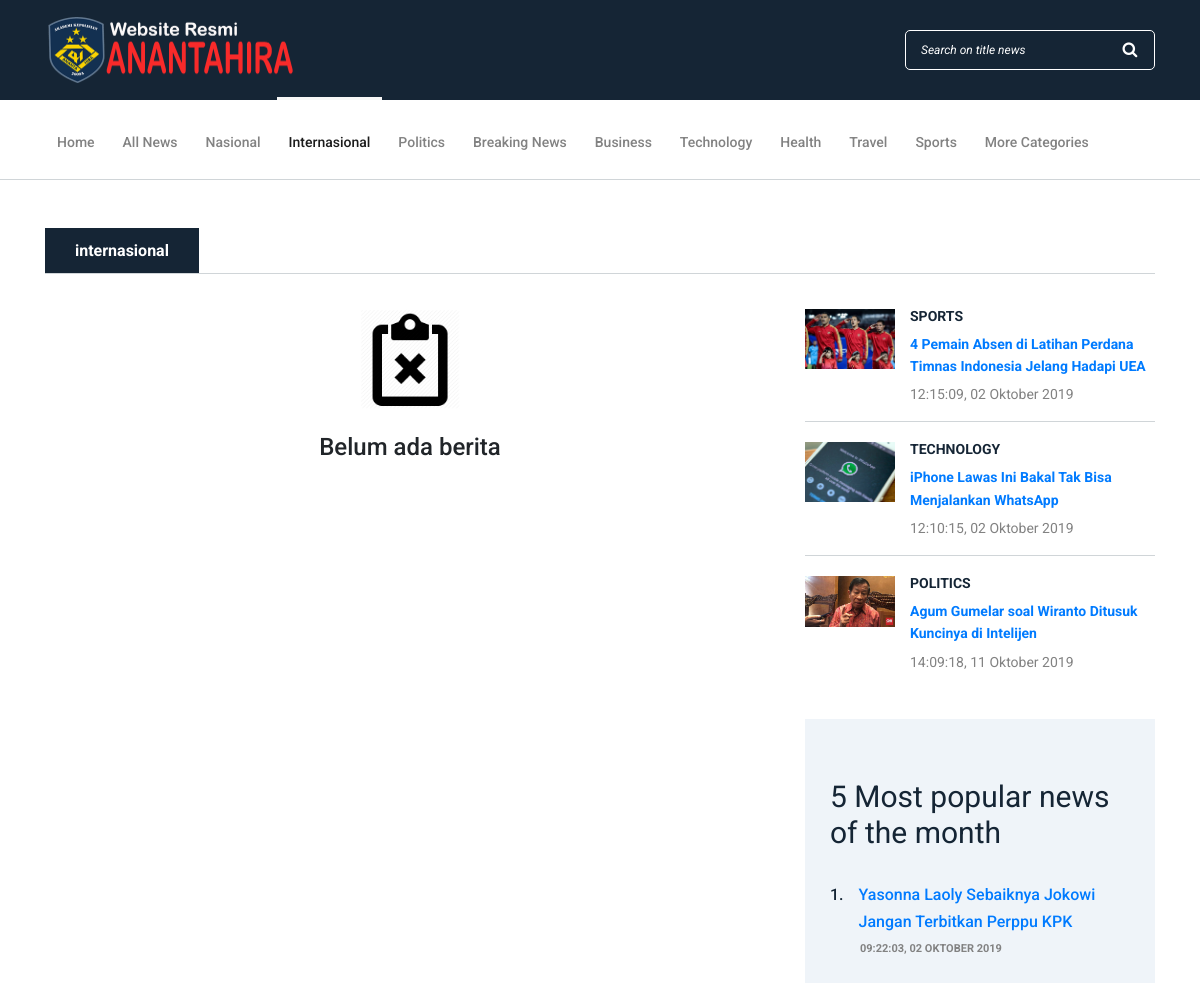
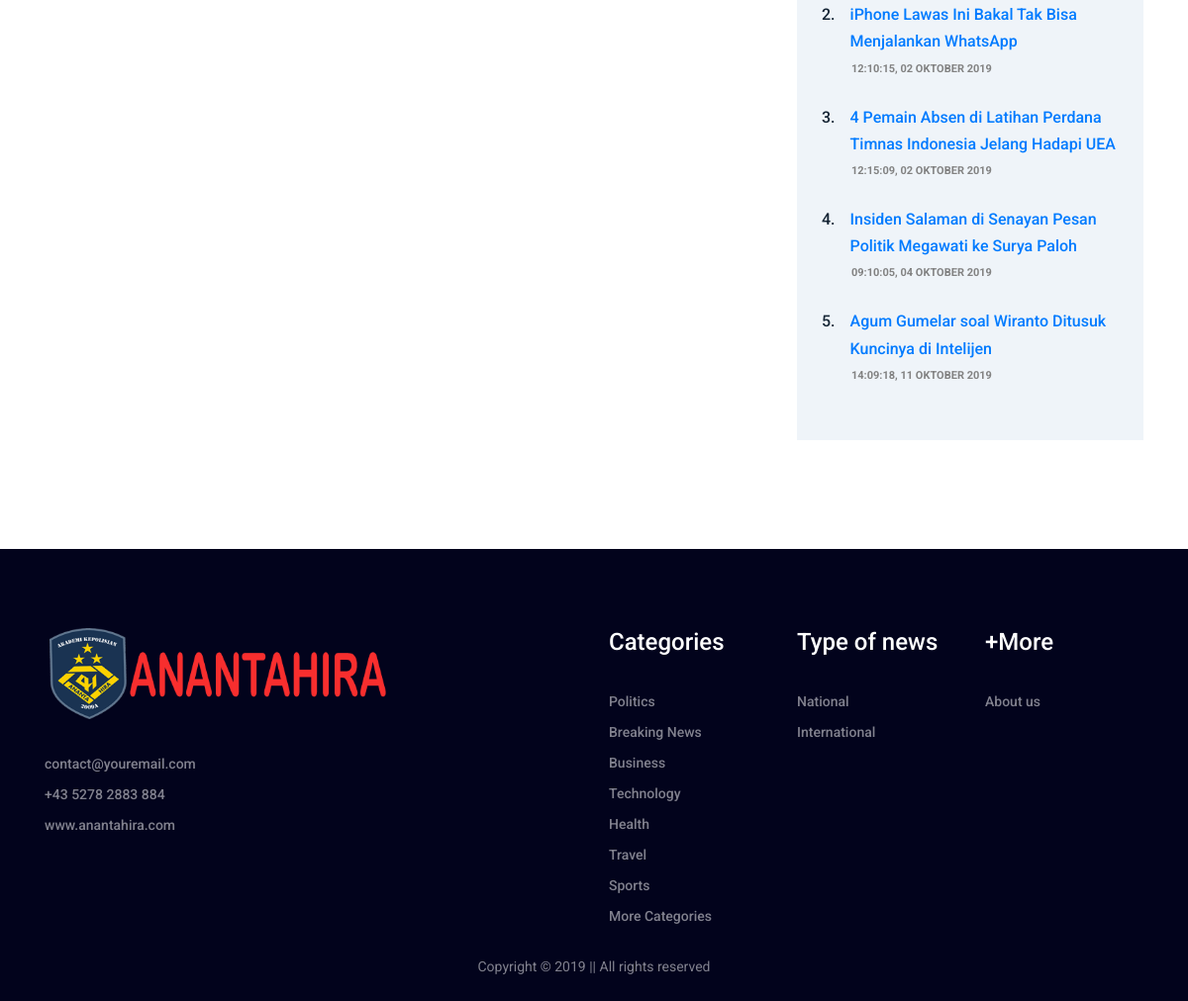
The app's page /index.php/news/internasional with its own data (2 pictures, top to bottom).
### tables this page shows
CREATE TABLE `kategori_berita` (
  `id_kategori` int(10) NOT NULL,
  `nama_kategori` varchar(50) NOT NULL,
  `urikategori` varchar(50) NOT NULL
);

CREATE TABLE `berita` (
  `id_berita` int(10) NOT NULL,
  `id_kategori` int(10) NOT NULL,
  `id_admin` int(10) NOT NULL,
  `headnews` varchar(100) NOT NULL,
  `caption_singkat` text NOT NULL,
  `gambar_berita` text NOT NULL,
  `isi_berita` text NOT NULL,
  `create_date` datetime NOT NULL,
  `modified_date` datetime NOT NULL,
  `view` int(10) NOT NULL,
  `sumber` text NOT NULL,
  `jenis_berita` enum('nasional','internasional') NOT NULL,
  `uriberita` text NOT NULL
);

### application/controllers/News.php (called while the page is built, shortened)
<?php
class News extends CI_Controller {
  public function internasional()
  {
		$jenis = 'internasional';
    $this->jenisberita($jenis);
  }
  public function jenisberita($jenis)
  {
    $data['data_cat'] = $this->Model_anantahira->getDataCat(0,7)->result();
		$data['more_cat'] = $this->Model_anantahira->getDataCat(0,null)->result();
		$data['jum_data_cat'] = $this->Model_anantahira->getDataCat(0,null)->num_rows();
		$data['nasional'] = $this->Model_anantahira->getWhere('berita',array('jenis_berita' => 'nasional'))->result();
		$data['breaking_news'] = $this->db->limit(5,0)->order_by('id_berita','DESC')->get('berita')->result();
		$data['categories'] = $this->Model_anantahira->getData('kategori_berita','id_kategori')->result();
		$data['monthpopulars'] = $this->Model_anantahira->monthPopulars()->result();
		$perpage = 4;
		$page = ($this->uri->segment(4)) ? $this->uri->segment(4) : 0;
		$data['jum_data'] = $this->Model_anantahira->getJenisNews($jenis, 0,null)->num_rows();
		$data['data_news'] = $this->Model_anantahira->getJenisNews($jenis, $page, $perpage)->result();
		$data['pagination'] = $this->pagination->create_links();
		$data['cat'] = $this->Model_anantahira->getDataCat(0,null)->result();
		$this->load->view('frontend/news-page',$data);
  }
}

### index.php (called while the page is built, shortened)
<?php
require_once BASEPATH.'core/CodeIgniter.php';

### application/models/Model_anantahira.php (called while the page is built, shortened)
<?php
Class Model_anantahira extends CI_model{
  public function getData($table, $id)
  {
    $this->db->order_by($id,'DESC');
    return $this->db->get($table);
  }
  public function getDataCat($mulai, $berenti)
  {
    $this->db->limit($berenti,$mulai);
    $this->db->order_by('id_kategori','ASC');
    return $this->db->get('kategori_berita');
  }
  public function monthPopulars()
  {
    return $this->db->select('berita.*,kategori_berita.*,admin.nama_lengkap')
                    ->from('berita')
                    ->join('kategori_berita','berita.id_kategori = kategori_berita.id_kategori')
                    ->join('admin','berita.id_admin = admin.id_admin')
                    ->like('berita.create_date',date('Y-m'))
                    ->limit(5,0)
                    ->order_by('view','DESC')
                    ->get();
  }
}

### application/helpers/changedate_helper.php (called while the page is built, shortened)
<?php
if (!function_exists('bulan')) {
    function bulan($bulan){
        switch ($bulan) {
            case 10:
                $bulan = "Oktober";
                break;
        }
        return $bulan;
    }
}
if (!function_exists('changeDate')) {
    function changeDate($date) {
        $datetime = explode(' ',$date);
        $tanggal = $datetime[0];
        $waktu = $datetime[1];
        $tag = explode('-',$tanggal);
        $tanggal = $tag[2];
        $bulan = $tag[1];
        $tahun = $tag[0];
        $date = $waktu.", ".$tanggal. " " .bulan($bulan). " ".$tahun;
        return $date;
    }
}
?>

### application/views/frontend/categories.php (the view)
<?php foreach ($categories as $res) {
    $id_kategori = $res->id_kategori;
     $berita = $this->db->select('berita.*,kategori_berita.nama_kategori,admin.nama_lengkap')
                    ->from('berita')
                    ->join('kategori_berita','berita.id_kategori = kategori_berita.id_kategori')
                    ->join('admin','berita.id_admin = admin.id_admin')
                    ->where(array('berita.id_kategori' => $id_kategori))
                    ->order_by('view','DESCS')
                    ->get();
    $jum_berita = $berita->num_rows();
    $berita = $berita->row();
  ?>
<?php if ($jum_berita != 0) { ?>
<div class="single-blog-post small-featured-post d-flex">
  <div class="post-thumb">
    <a href="<?php echo base_url('news/detail/'.$berita->id_berita.'/'.$berita->uriberita) ?>"><img
        src="<?php echo base_url('assets/img/berita/'.$berita->gambar_berita) ?>" alt=""></a>
  </div>
  <div class="post-data">
    <a href="<?php echo base_url('news/categories/'.$res->urikategori) ?>"
      class="post-catagory"><?php echo $res->nama_kategori; ?></a>
    <div class="post-meta">
      <a href="<?php echo base_url('news/detail/'.$berita->id_berita.'/'.$berita->uriberita) ?>" class="post-title">
        <h6><?php echo $berita->headnews; ?></h6>
      </a>
      <p class="post-date"><span><span><?php echo changeDate($berita->create_date) ?></span></p>
    </div>
  </div>
</div>
<?php } ?>
<?php } ?>
</div>

### application/views/include/frontend/frontend_header_news.php (shortened to what this page needs)
<header class="header-area">
  <div class="top-header-area" style="background-color: ">
    <div class="container">
      <div class="row">
        <div class="col-12">
          <div class="top-header-content d-flex align-items-center justify-content-between">
            <div class="logo">
              <a href="<?php echo base_url(); ?>"><img
                  src="<?php echo base_url('assets/img/websiteresmianantahira.png'); ?>" style="width:50%"></a>
            </div>
            <div class="login-search-area d-flex align-items-center">
              <div class="search-form">
                <form action="<?php echo base_url('news/onsearch') ?>" method="GET">
                  <?php
                    $value = ($this->uri->segment(2) == 'search') ? urldecode($this->uri->segment(3)) : '';
                  ?>
                  <input type="text" name="keyword" class="form-control" id="search" placeholder="Search on title news"
                    value="<?php echo $value; ?>" pattern="[a-zA-Z0-9\s]+" required>
                  <button type="submit"><i class="fa fa-search" aria-hidden="true"></i></button>
                </form>
              </div>
            </div>
          </div>
        </div>
      </div>
    </div>
  </div>
  <div class="newspaper-main-menu" id="stickyMenu">
    <div class="classy-nav-container breakpoint-off">
      <div class="container">
        <nav class="classy-navbar justify-content-between" id="newspaperNav">
          <div class="classy-menu">
            <div class="classynav">
              <ul>
                <li><a href="<?php echo base_url('home') ?>">Home</a></li>
                <?php
                  $activedhome = ($this->uri->segment(2) == '' || $this->uri->segment(2) == 'index') ? 'class="active"' : null ;
                ?>
                <li <?php echo $activedhome ?>><a href="<?php echo base_url('news') ?>">All News</a></li>
                <?php
                  $activednasional = ($this->uri->segment(2) == 'nasional') ? 'class="active"' : null ;
                ?>
                <li <?php echo $activednasional ?>><a href="<?php echo base_url('news/nasional') ?>">Nasional</a></li>
                <?php
                  $activedinternasi = ($this->uri->segment(2) == 'internasional') ? 'class="active"' : null ;
                ?>
                <li <?php echo $activedinternasi ?>><a
                    href="<?php echo base_url('news/internasional') ?>">Internasional</a></li>
                <?php
                  foreach ($data_cat as $res ) {
                  $uricat = $this->uri->segment(3);
                  $nama_kategori = str_replace(' ', '-', strtolower($res->nama_kategori));
                  $activedcat = ($uricat == $nama_kategori) ? 'class="active"' : null ;
                ?>
                <li <?php echo $activedcat ?>><a
                    href="<?php echo base_url('news/categories/'.str_replace(' ', '-', strtolower($res->nama_kategori))) ?>"><?php echo $res->nama_kategori; ?></a>
                </li>
                <?php } ?>
                <?php if ($jum_data_cat > 7) { ?>
                <?php
                  $activedmore = ($this->uri->segment(2) == 'morecategories') ? 'class="active"' : null ;
                ?>
                <li <?php echo $activedmore ?>><a href="<?php echo base_url('news/morecategories') ?>">More
                    Categories</a>
                </li>
                <?php } ?>
              </ul>
            </div>
          </div>
        </nav>
      </div>
    </div>
  </div>
</header>

### application/views/frontend/monthpopulars.php
<div class="popular-news-widget mb-30">
  <h3>5 Most popular news of the month</h3>
  <?php $no=1; foreach ($monthpopulars as $res) { ?>
  <div class="single-popular-post">
    <a href="<?php echo base_url('news/detail/'.$res->id_berita.'/'.$res->uriberita) ?>">
      <h6><span><?php echo $no; ?>.</span> <?php echo $res->headnews; ?></h6>
    </a>
    <p><?php echo changeDate($res->create_date); ?></p>
  </div>
  <?php $no++;} ?>
</div>

### application/views/include/frontend/frontend_footer.php (shortened to what this page needs)
<footer class="footer-area">
  <div class="main-footer-area">
    <div class="container">
      <div class="row">
        <div class="col-12 col-sm-6 col-lg-4">
          <div class="footer-widget-area mt-80">
            <div class="footer-logo">
              <a href="index.html"><img src="<?php echo base_url('assets/img/logo.png'); ?>" alt=""></a>
            </div>
            <ul class="list">
              <li><a href="mailto:contact@youremail.com">contact@youremail.com</a></li>
              <li><a href="tel:+4352782883884">+43 5278 2883 884</a></li>
              <li><a href="http://yoursitename.com">www.anantahira.com</a></li>
            </ul>
          </div>
        </div>
        <div class="col-12 col-sm-6 col-lg-2">
        </div>
        <div class="col-12 col-sm-6 col-lg-2">
          <div class="footer-widget-area mt-80">
            <h4 class="widget-title">Categories</h4>
            <ul class="list">
            <?php foreach ($data_cat as $res) { ?>
              <li><a href="<?php echo base_url('news/categories/'.str_replace(' ', '-', strtolower($res->nama_kategori))) ?>" target="_blank"><?php echo $res->nama_kategori; ?></a></li>
            <?php } ?>
            <?php if ($jum_data_cat > 7) { ?>
            <li><a href="<?php echo base_url('news/morecategories') ?>" target="_blank">More
                Categories</a>
            </li>
            <?php } ?>
            </ul>
          </div>
        </div>
        <div class="col-12 col-sm-4 col-lg-2">
          <div class="footer-widget-area mt-80">
            <h4 class="widget-title">Type of news</h4>
            <ul class="list">
              <li><a href="<?php echo base_url('news/nasional') ?>" target="_blank">National</a></li>
              <li><a href="<?php echo base_url('news/internasional') ?>" target="_blank">International</a></li>
            </ul>
          </div>
        </div>
        <div class="col-12 col-sm-4 col-lg-2">
          <div class="footer-widget-area mt-80">
            <h4 class="widget-title">+More</h4>
            <ul class="list">
              <li><a href="<?php echo base_url('home/about') ?>" target="_blank">About us</a></li>
            </ul>
          </div>
        </div>
      </div>
    </div>
  </div>
  <div class="bottom-footer-area">
    <div class="container h-100">
      <div class="row h-100 align-items-center">
        <div class="col-12">
          <p class="text-center">
            Copyright &copy; 2019 || All rights reserved
          </p>
        </div>
      </div>
    </div>
  </div>
</footer>

### records on screen
kategori_berita: nama_kategori "Politics", berita.gambar_berita (picture), nama_kategori "POLITICS", berita.headnews "Agum Gumelar soal Wiranto Ditusuk Kuncinya di Intelijen", berita.create_date "14:09:18, 11 Oktober 2019"
kategori_berita: nama_kategori "Breaking News"
kategori_berita: nama_kategori "Business"
kategori_berita: nama_kategori "Technology", berita.gambar_berita (picture), nama_kategori "TECHNOLOGY", berita.headnews "iPhone Lawas Ini Bakal Tak Bisa Menjalankan WhatsApp", berita.create_date "12:10:15, 02 Oktober 2019"
kategori_berita: nama_kategori "Health"
kategori_berita: nama_kategori "Travel"
kategori_berita: nama_kategori "Sports", berita.gambar_berita (picture), nama_kategori "SPORTS", berita.headnews "4 Pemain Absen di Latihan Perdana Timnas Indonesia Jelang Hadapi UEA", berita.create_date "12:15:09, 02 Oktober 2019"
berita: headnews "Yasonna Laoly Sebaiknya Jokowi Jangan Terbitkan Perppu KPK", create_date "09:22:03, 02 OKTOBER 2019"
berita: headnews "iPhone Lawas Ini Bakal Tak Bisa Menjalankan WhatsApp", create_date "12:10:15, 02 OKTOBER 2019"
berita: headnews "4 Pemain Absen di Latihan Perdana Timnas Indonesia Jelang Hadapi UEA", create_date "12:15:09, 02 OKTOBER 2019"
berita: headnews "Insiden Salaman di Senayan Pesan Politik Megawati ke Surya Paloh", create_date "09:10:05, 04 OKTOBER 2019"
berita: headnews "Agum Gumelar soal Wiranto Ditusuk Kuncinya di Intelijen", create_date "14:09:18, 11 OKTOBER 2019"

### other values on screen
$this->uri->segment(2) "internasional"
